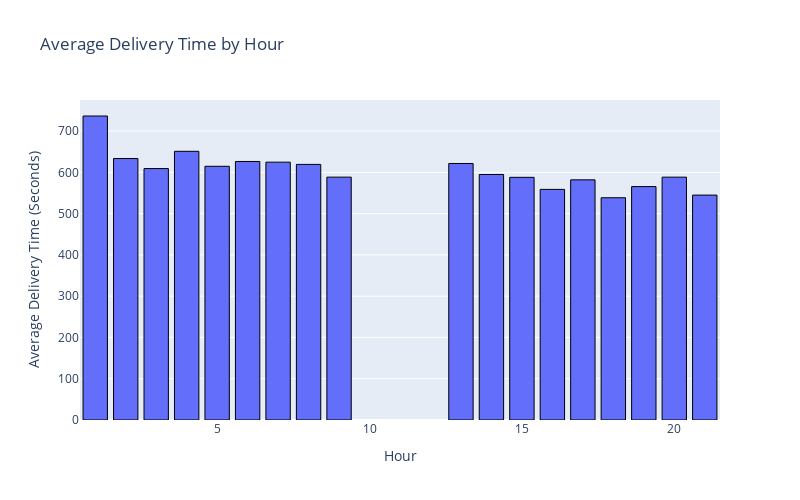

The cell this chart's notebook holds for it:
### Code cell
fig = px.bar(avaerage_time_by_hour, x="hour", y="total_delivery_time", 
                   title="Average Delivery Time by Hour", 
                   labels={"hour": "Hour", "total_delivery_time": "Average Delivery Time (Seconds)"})

fig.update_traces(marker=dict(line=dict(width=1, color='Black')))
fig.update_layout(width=800, height=500)
fig.show()

### Figure 1 — Plotly figure (JSON) as saved in the notebook; plotly's stock layout.template omitted (floating-point values rounded to 4 significant figures)
{"data": [{"alignmentgroup": "True", "hovertemplate": "Hour=%{x}<br>Average Delivery Time (Seconds)=%{y}<extra></extra>", "legendgroup": "", "marker": {"color": "#636efa", "line": {"color": "Black", "width": 1}, "pattern": {"shape": ""}}, "name": "", "offsetgroup": "", "orientation": "v", "showlegend": false, "textposition": "auto", "type": "bar", "x": [1, 2, 3, 4, 5, 6, 7, 8, 9, 13, 14, 15, 16, 17, 18, 19, 20, 21], "xaxis": "x", "y": [736.5, 633.5, 609.2, 650.9, 614.7, 626.4, 624.7, 619.3, 588.4, 621.5, 594.8, 587.9, 558.7, 581.8, 538.5, 565.5, 588.4, 544.9], "yaxis": "y"}], "layout": {"barmode": "relative", "height": 500, "legend": {"tracegroupgap": 0}, "title": {"text": "Average Delivery Time by Hour"}, "width": 800, "xaxis": {"anchor": "y", "domain": [0, 1], "title": {"text": "Hour"}}, "yaxis": {"anchor": "x", "domain": [0, 1], "title": {"text": "Average Delivery Time (Seconds)"}}}}
